Frame 1 (no input): blank canvas, image omitted
Frame 60 (the mouse pressed at the canvas centre just before this capture): blank canvas, image omitted
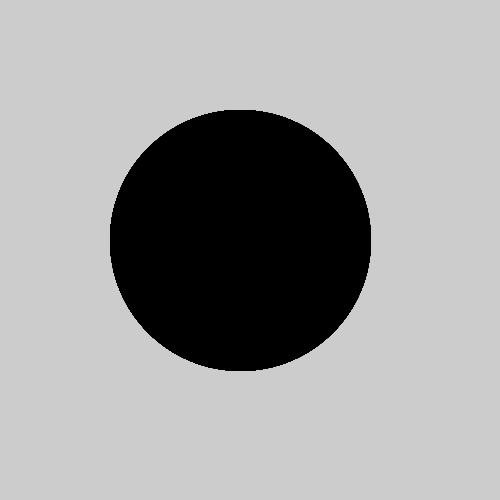
Frame 120 (the mouse held since frame 60 and released just before this capture)

The Processing sketch whose frames 1 and 60 were blank and that drew this single picture after the mouse press (run headless with seeded random() and noise(); from frame 60 on, the mouse is pressed at the canvas centre):

// Processing sketch: consigna_de_condicionales
// ── consigna_de_condicionales.pde
int rvalue = 0;
int gvalue=0;
int bvalue =0;
boolean editingBackground = false;
int shape = 1; //1 circle, 2 rectangle, 3 triangle

void setup(){
  size(500,500);
}

void draw(){
  if(keyPressed){
    if(key == CODED){
      println("oded");
      if(keyCode == CONTROL && !editingBackground){
        editingBackground = true;
      } else {
        editingBackground = false;
      }
    } else {
      println(key);
      if(key == 'r' || key == 'R'){
        rvalue = 255;
        gvalue = bvalue = 0;
      } else if(key == 'G' || key == 'g'){
        gvalue = 255;
        rvalue = bvalue = 0;
      } else if(key == 'b' || key == 'B'){
        bvalue = 255;
        rvalue = gvalue = 0;
      } else if(key == '1'){
        shape = 1;
      } else if(key == '2'){
        shape = 2;
      } else if(key == '3'){
        shape = 3;
      }
    }
  }
  
  if(editingBackground){
    background(rvalue,gvalue,bvalue);
  }else {
    fill(rvalue,gvalue,bvalue);
  }
  if(mousePressed){
    switch(shape){
      case 1: 
        ellipse(mouseX-10,mouseY-10,mouseX+10,mouseY+10);
      break;
      case 2: 
        rectMode(CENTER);
        rect(mouseX,mouseY,mouseX+10,mouseY+10);
      break;
      case 3: 
        int value = round((mouseX/500.0)*60);
        triangle(mouseX,mouseY-value,mouseX+value,mouseY+value,mouseX-value,mouseY+value);
      break;
      default:
        ellipse(mouseX-10,mouseY-10,mouseX+10,mouseY+10);
      break;
    }
    
  }
}
